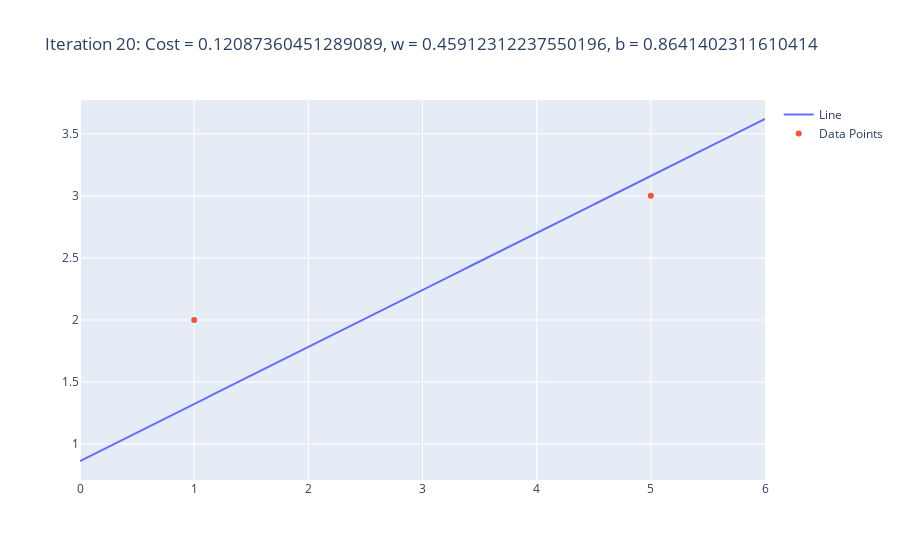
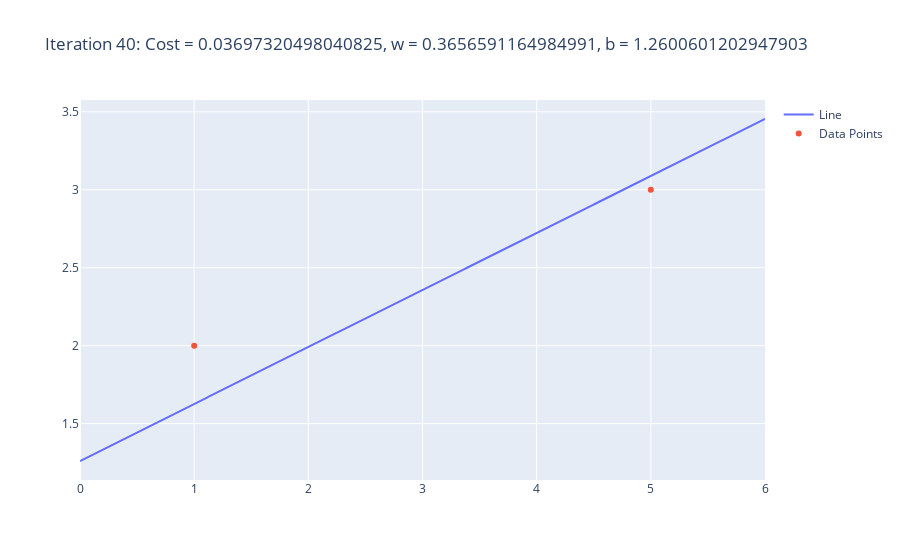
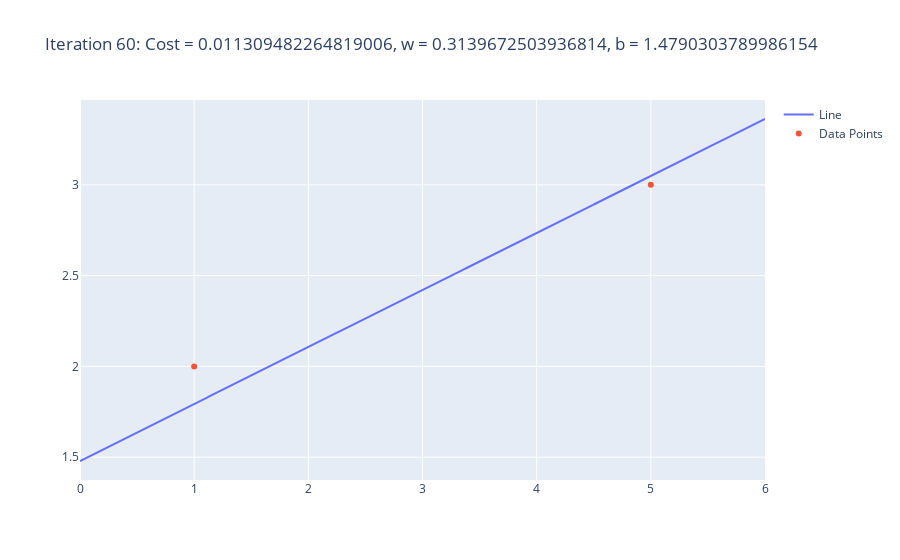
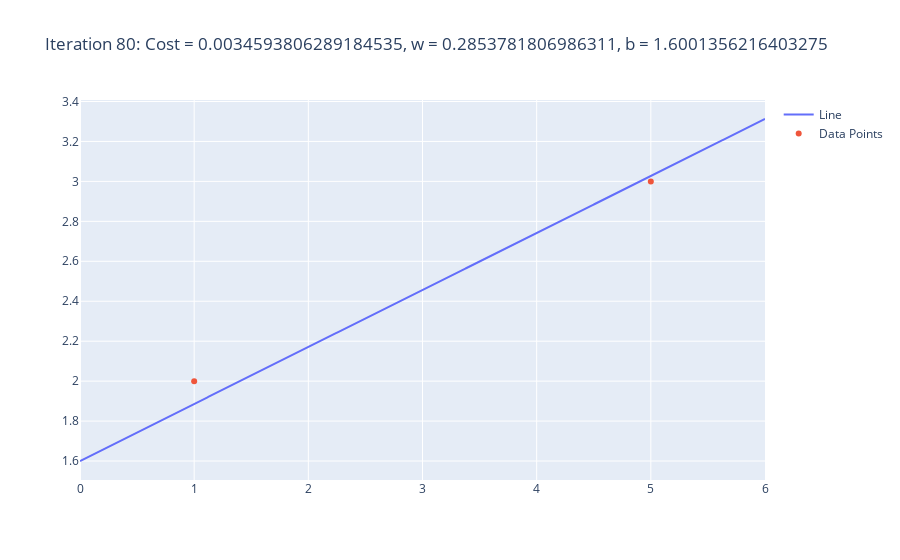

Notebook code cell kept with these figures, in order:
### Markdown cell above
## Gradiente descendente

### Code cell
def compute_cost(x, y, w, b):
   
    m = x.shape[0] 
    cost = 0
    
    for i in range(m):
        f_wb = w * x[i] + b
        cost = cost + (f_wb - y[i])**2
    total_cost = 1 / (2 * m) * cost

    return total_cost

def compute_gradient(x, y, w, b): 
    """
    Computes the gradient for linear regression 
    Args:
      x (ndarray (m,)): Data, m examples 
      y (ndarray (m,)): target values
      w,b (scalar)    : model parameters  
    Returns
      dj_dw (scalar): The gradient of the cost w.r.t. the parameters w
      dj_db (scalar): The gradient of the cost w.r.t. the parameter b     
     """
    
    # Number of training examples
    m = x.shape[0]    
    dj_dw = 0
    dj_db = 0
    
    for i in range(m):  
        f_wb = w * x[i] + b 
        dj_dw_i = (f_wb - y[i]) * x[i] 
        dj_db_i = f_wb - y[i] 
        dj_db += dj_db_i
        dj_dw += dj_dw_i 
    dj_dw = dj_dw / m 
    dj_db = dj_db / m 
        
    return dj_dw, dj_db

def gradient_descent(x, y,alpha, num_iters, cost_function, gradient_function, print_each: int): 
    b = 0
    w = 0
    
    for i in range(num_iters):
        # Calculate the gradient and update the parameters using gradient_function
        dj_dw, dj_db = gradient_function(x, y, w , b)     

        # Update Parameters using equation (3) above
        b = b - alpha * dj_db                            
        w = w - alpha * dj_dw                            

        # Print cost every at intervals 10 times or as many iterations if < 10
        if (i + 1) % print_each == 0:
            cost = cost_function(x, y, w, b)
            plot_line_with_data_points(lambda x: w * x + b, x, y, f'Iteration {i + 1}: Cost = {cost}, w = {w}, b = {b}')
            
 
    return w, b


# Test the gradient descent function
alpha = 0.1
num_iters = 200
print_each = 20
w, b = gradient_descent(x_test_1, y_test_1, alpha, num_iters, compute_cost, compute_gradient, print_each)

### Figure 1 — Plotly figure (JSON) as saved in the notebook; plotly's stock layout.template omitted (floating-point values rounded to 4 significant figures; data arrays with more than 128 entries replaced by an {"elided": "..."} marker saying what was removed)
{"data": [{"mode": "lines", "name": "Line", "type": "scatter", "x": {"elided": "1000 float values"}, "y": {"elided": "1000 float values"}}, {"mode": "markers", "name": "Data Points", "type": "scatter", "x": [1, 5], "y": [2, 3]}], "layout": {"title": {"text": "Iteration 20: Cost = 0.12087360451289089, w = 0.45912312237550196, b = 0.8641402311610414"}}}

### Figure 2 — Plotly figure (JSON) as saved in the notebook; plotly's stock layout.template omitted (floating-point values rounded to 4 significant figures; data arrays with more than 128 entries replaced by an {"elided": "..."} marker saying what was removed)
{"data": [{"mode": "lines", "name": "Line", "type": "scatter", "x": {"elided": "1000 float values"}, "y": {"elided": "1000 float values"}}, {"mode": "markers", "name": "Data Points", "type": "scatter", "x": [1, 5], "y": [2, 3]}], "layout": {"title": {"text": "Iteration 40: Cost = 0.03697320498040825, w = 0.3656591164984991, b = 1.2600601202947903"}}}

### Figure 3 — Plotly figure (JSON) as saved in the notebook; plotly's stock layout.template omitted (floating-point values rounded to 4 significant figures; data arrays with more than 128 entries replaced by an {"elided": "..."} marker saying what was removed)
{"data": [{"mode": "lines", "name": "Line", "type": "scatter", "x": {"elided": "1000 float values"}, "y": {"elided": "1000 float values"}}, {"mode": "markers", "name": "Data Points", "type": "scatter", "x": [1, 5], "y": [2, 3]}], "layout": {"title": {"text": "Iteration 60: Cost = 0.011309482264819006, w = 0.3139672503936814, b = 1.4790303789986154"}}}

### Figure 4 — Plotly figure (JSON) as saved in the notebook; plotly's stock layout.template omitted (floating-point values rounded to 4 significant figures; data arrays with more than 128 entries replaced by an {"elided": "..."} marker saying what was removed)
{"data": [{"mode": "lines", "name": "Line", "type": "scatter", "x": {"elided": "1000 float values"}, "y": {"elided": "1000 float values"}}, {"mode": "markers", "name": "Data Points", "type": "scatter", "x": [1, 5], "y": [2, 3]}], "layout": {"title": {"text": "Iteration 80: Cost = 0.0034593806289184535, w = 0.2853781806986311, b = 1.6001356216403275"}}}
